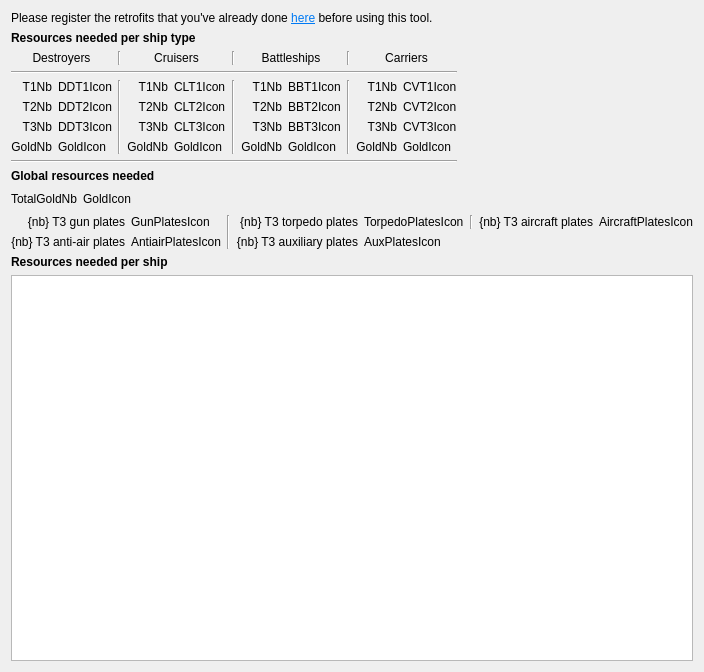
<?xml version="1.0" encoding="UTF-8"?>
<ui version="4.0">
 <class>ModuleRetrofit</class>
 <widget class="QWidget" name="ModuleRetrofit">
  <property name="geometry">
   <rect>
    <x>0</x>
    <y>0</y>
    <width>697</width>
    <height>672</height>
   </rect>
  </property>
  <property name="windowTitle">
   <string>Form</string>
  </property>
  <layout class="QGridLayout" name="gridLayout">
   <item row="22" column="0" colspan="12">
    <widget class="QLabel" name="resourcesPerShipLabel">
     <property name="font">
      <font>
       <weight>75</weight>
       <bold>true</bold>
      </font>
     </property>
     <property name="text">
      <string>Resources needed per ship</string>
     </property>
    </widget>
   </item>
   <item row="21" column="0" colspan="12">
    <layout class="QGridLayout" name="platesGridLayout">
     <item row="1" column="3">
      <widget class="QLabel" name="auxPlatesNbLabel">
       <property name="text">
        <string>{nb} T3 auxiliary plates</string>
       </property>
       <property name="alignment">
        <set>Qt::AlignRight|Qt::AlignTrailing|Qt::AlignVCenter</set>
       </property>
      </widget>
     </item>
     <item row="0" column="0">
      <widget class="QLabel" name="gunPlatesNbLabel">
       <property name="text">
        <string>{nb} T3 gun plates</string>
       </property>
       <property name="alignment">
        <set>Qt::AlignRight|Qt::AlignTrailing|Qt::AlignVCenter</set>
       </property>
      </widget>
     </item>
     <item row="1" column="1">
      <widget class="QLabel" name="antiairPlatesIconLabel">
       <property name="text">
        <string>AntiairPlatesIcon</string>
       </property>
      </widget>
     </item>
     <item row="0" column="5">
      <widget class="Line" name="line_5">
       <property name="orientation">
        <enum>Qt::Vertical</enum>
       </property>
      </widget>
     </item>
     <item row="0" column="3">
      <widget class="QLabel" name="torpedoPlatesNbLabel">
       <property name="text">
        <string>{nb} T3 torpedo plates</string>
       </property>
       <property name="alignment">
        <set>Qt::AlignRight|Qt::AlignTrailing|Qt::AlignVCenter</set>
       </property>
      </widget>
     </item>
     <item row="0" column="7">
      <widget class="QLabel" name="aircraftPlatesIconLabel">
       <property name="text">
        <string>AircraftPlatesIcon</string>
       </property>
      </widget>
     </item>
     <item row="1" column="0">
      <widget class="QLabel" name="antiairPlatesNbLabel">
       <property name="text">
        <string>{nb} T3 anti-air plates</string>
       </property>
       <property name="alignment">
        <set>Qt::AlignRight|Qt::AlignTrailing|Qt::AlignVCenter</set>
       </property>
      </widget>
     </item>
     <item row="0" column="1">
      <widget class="QLabel" name="gunPlatesIconLabel">
       <property name="text">
        <string>GunPlatesIcon</string>
       </property>
      </widget>
     </item>
     <item row="0" column="2" rowspan="2">
      <widget class="Line" name="line_4">
       <property name="orientation">
        <enum>Qt::Vertical</enum>
       </property>
      </widget>
     </item>
     <item row="0" column="6">
      <widget class="QLabel" name="aircraftPlatesNbLabel">
       <property name="text">
        <string>{nb} T3 aircraft plates</string>
       </property>
       <property name="alignment">
        <set>Qt::AlignRight|Qt::AlignTrailing|Qt::AlignVCenter</set>
       </property>
      </widget>
     </item>
     <item row="1" column="4">
      <widget class="QLabel" name="auxPlatesIconLabel">
       <property name="text">
        <string>AuxPlatesIcon</string>
       </property>
      </widget>
     </item>
     <item row="0" column="4">
      <widget class="QLabel" name="torpedoPlatesIconLabel">
       <property name="text">
        <string>TorpedoPlatesIcon</string>
       </property>
      </widget>
     </item>
     <item row="0" column="8" rowspan="2">
      <spacer name="horizontalSpacer">
       <property name="orientation">
        <enum>Qt::Horizontal</enum>
       </property>
       <property name="sizeHint" stdset="0">
        <size>
         <width>40</width>
         <height>20</height>
        </size>
       </property>
      </spacer>
     </item>
    </layout>
   </item>
   <item row="15" column="0" colspan="12">
    <widget class="QLabel" name="titleGlobalNeededLabel">
     <property name="font">
      <font>
       <weight>75</weight>
       <bold>true</bold>
      </font>
     </property>
     <property name="text">
      <string>Global resources needed</string>
     </property>
    </widget>
   </item>
   <item row="23" column="0" colspan="12">
    <widget class="QTableView" name="resourcesPerShipTableView">
     <property name="sizePolicy">
      <sizepolicy hsizetype="Expanding" vsizetype="Expanding">
       <horstretch>0</horstretch>
       <verstretch>0</verstretch>
      </sizepolicy>
     </property>
     <property name="selectionBehavior">
      <enum>QAbstractItemView::SelectRows</enum>
     </property>
     <property name="verticalScrollMode">
      <enum>QAbstractItemView::ScrollPerPixel</enum>
     </property>
     <property name="horizontalScrollMode">
      <enum>QAbstractItemView::ScrollPerPixel</enum>
     </property>
     <property name="sortingEnabled">
      <bool>true</bool>
     </property>
     <property name="wordWrap">
      <bool>true</bool>
     </property>
     <attribute name="horizontalHeaderMinimumSectionSize">
      <number>50</number>
     </attribute>
     <attribute name="verticalHeaderMinimumSectionSize">
      <number>50</number>
     </attribute>
     <attribute name="verticalHeaderDefaultSectionSize">
      <number>50</number>
     </attribute>
    </widget>
   </item>
   <item row="5" column="0">
    <layout class="QGridLayout" name="gridLayout_2">
     <item row="2" column="0">
      <widget class="QLabel" name="destroyersT1NbLabel">
       <property name="text">
        <string>T1Nb</string>
       </property>
       <property name="alignment">
        <set>Qt::AlignRight|Qt::AlignTrailing|Qt::AlignVCenter</set>
       </property>
      </widget>
     </item>
     <item row="5" column="3">
      <widget class="QLabel" name="cruisersGoldNbLabel">
       <property name="text">
        <string>GoldNb</string>
       </property>
       <property name="alignment">
        <set>Qt::AlignRight|Qt::AlignTrailing|Qt::AlignVCenter</set>
       </property>
      </widget>
     </item>
     <item row="2" column="9">
      <widget class="QLabel" name="carriersT1NbLabel">
       <property name="text">
        <string>T1Nb</string>
       </property>
       <property name="alignment">
        <set>Qt::AlignRight|Qt::AlignTrailing|Qt::AlignVCenter</set>
       </property>
      </widget>
     </item>
     <item row="5" column="9">
      <widget class="QLabel" name="carriersGoldNbLabel">
       <property name="text">
        <string>GoldNb</string>
       </property>
       <property name="alignment">
        <set>Qt::AlignRight|Qt::AlignTrailing|Qt::AlignVCenter</set>
       </property>
      </widget>
     </item>
     <item row="3" column="1">
      <widget class="QLabel" name="destroyersT2IconLabel">
       <property name="text">
        <string>DDT2Icon</string>
       </property>
      </widget>
     </item>
     <item row="3" column="9">
      <widget class="QLabel" name="carriersT2NbLabel">
       <property name="text">
        <string>T2Nb</string>
       </property>
       <property name="alignment">
        <set>Qt::AlignRight|Qt::AlignTrailing|Qt::AlignVCenter</set>
       </property>
      </widget>
     </item>
     <item row="0" column="6" colspan="2">
      <widget class="QLabel" name="battleshipsLabel">
       <property name="sizePolicy">
        <sizepolicy hsizetype="Preferred" vsizetype="Preferred">
         <horstretch>0</horstretch>
         <verstretch>0</verstretch>
        </sizepolicy>
       </property>
       <property name="text">
        <string>Battleships</string>
       </property>
       <property name="alignment">
        <set>Qt::AlignCenter</set>
       </property>
      </widget>
     </item>
     <item row="4" column="1">
      <widget class="QLabel" name="destroyersT3IconLabel">
       <property name="text">
        <string>DDT3Icon</string>
       </property>
      </widget>
     </item>
     <item row="5" column="7">
      <widget class="QLabel" name="battleshipsGoldIconLabel">
       <property name="text">
        <string>GoldIcon</string>
       </property>
      </widget>
     </item>
     <item row="2" column="3">
      <widget class="QLabel" name="cruisersT1NbLabel">
       <property name="text">
        <string>T1Nb</string>
       </property>
       <property name="alignment">
        <set>Qt::AlignRight|Qt::AlignTrailing|Qt::AlignVCenter</set>
       </property>
      </widget>
     </item>
     <item row="0" column="8">
      <widget class="Line" name="line_10">
       <property name="orientation">
        <enum>Qt::Vertical</enum>
       </property>
      </widget>
     </item>
     <item row="6" column="0" colspan="11">
      <widget class="Line" name="line_6">
       <property name="orientation">
        <enum>Qt::Horizontal</enum>
       </property>
      </widget>
     </item>
     <item row="3" column="4">
      <widget class="QLabel" name="cruisersT2IconLabel">
       <property name="text">
        <string>CLT2Icon</string>
       </property>
      </widget>
     </item>
     <item row="3" column="10">
      <widget class="QLabel" name="carriersT2IconLabel">
       <property name="text">
        <string>CVT2Icon</string>
       </property>
      </widget>
     </item>
     <item row="3" column="3">
      <widget class="QLabel" name="cruisersT2NbLabel">
       <property name="text">
        <string>T2Nb</string>
       </property>
       <property name="alignment">
        <set>Qt::AlignRight|Qt::AlignTrailing|Qt::AlignVCenter</set>
       </property>
      </widget>
     </item>
     <item row="5" column="1">
      <widget class="QLabel" name="destroyersGoldIconLabel">
       <property name="text">
        <string>GoldIcon</string>
       </property>
      </widget>
     </item>
     <item row="1" column="0" colspan="11">
      <widget class="Line" name="line_7">
       <property name="orientation">
        <enum>Qt::Horizontal</enum>
       </property>
      </widget>
     </item>
     <item row="3" column="6">
      <widget class="QLabel" name="battleshipsT2NbLabel">
       <property name="text">
        <string>T2Nb</string>
       </property>
       <property name="alignment">
        <set>Qt::AlignRight|Qt::AlignTrailing|Qt::AlignVCenter</set>
       </property>
      </widget>
     </item>
     <item row="2" column="8" rowspan="4">
      <widget class="Line" name="line_3">
       <property name="orientation">
        <enum>Qt::Vertical</enum>
       </property>
      </widget>
     </item>
     <item row="2" column="6">
      <widget class="QLabel" name="battleshipsT1NbLabel">
       <property name="text">
        <string>T1Nb</string>
       </property>
       <property name="alignment">
        <set>Qt::AlignRight|Qt::AlignTrailing|Qt::AlignVCenter</set>
       </property>
      </widget>
     </item>
     <item row="4" column="3">
      <widget class="QLabel" name="cruisersT3NbLabel">
       <property name="text">
        <string>T3Nb</string>
       </property>
       <property name="alignment">
        <set>Qt::AlignRight|Qt::AlignTrailing|Qt::AlignVCenter</set>
       </property>
      </widget>
     </item>
     <item row="4" column="10">
      <widget class="QLabel" name="carriersT3IconLabel">
       <property name="text">
        <string>CVT3Icon</string>
       </property>
      </widget>
     </item>
     <item row="5" column="4">
      <widget class="QLabel" name="cruisersGoldIconLabel">
       <property name="text">
        <string>GoldIcon</string>
       </property>
      </widget>
     </item>
     <item row="5" column="0">
      <widget class="QLabel" name="destroyersGoldNbLabel">
       <property name="text">
        <string>GoldNb</string>
       </property>
       <property name="alignment">
        <set>Qt::AlignRight|Qt::AlignTrailing|Qt::AlignVCenter</set>
       </property>
      </widget>
     </item>
     <item row="2" column="2" rowspan="4">
      <widget class="Line" name="line">
       <property name="orientation">
        <enum>Qt::Vertical</enum>
       </property>
      </widget>
     </item>
     <item row="4" column="4">
      <widget class="QLabel" name="cruisersT3IconLabel">
       <property name="text">
        <string>CLT3Icon</string>
       </property>
      </widget>
     </item>
     <item row="2" column="4">
      <widget class="QLabel" name="cruisersT1IconLabel">
       <property name="text">
        <string>CLT1Icon</string>
       </property>
      </widget>
     </item>
     <item row="4" column="9">
      <widget class="QLabel" name="carriersT3NbLabel">
       <property name="text">
        <string>T3Nb</string>
       </property>
       <property name="alignment">
        <set>Qt::AlignRight|Qt::AlignTrailing|Qt::AlignVCenter</set>
       </property>
      </widget>
     </item>
     <item row="5" column="10">
      <widget class="QLabel" name="carriersGoldIconLabel">
       <property name="text">
        <string>GoldIcon</string>
       </property>
      </widget>
     </item>
     <item row="4" column="6">
      <widget class="QLabel" name="battleshipsT3NbLabel">
       <property name="text">
        <string>T3Nb</string>
       </property>
       <property name="alignment">
        <set>Qt::AlignRight|Qt::AlignTrailing|Qt::AlignVCenter</set>
       </property>
      </widget>
     </item>
     <item row="0" column="0" colspan="2">
      <widget class="QLabel" name="destroyersLabel">
       <property name="text">
        <string>Destroyers</string>
       </property>
       <property name="alignment">
        <set>Qt::AlignCenter</set>
       </property>
      </widget>
     </item>
     <item row="2" column="7">
      <widget class="QLabel" name="battleshipsT1IconLabel">
       <property name="text">
        <string>BBT1Icon</string>
       </property>
      </widget>
     </item>
     <item row="4" column="0">
      <widget class="QLabel" name="destroyersT3NbLabel">
       <property name="text">
        <string>T3Nb</string>
       </property>
       <property name="alignment">
        <set>Qt::AlignRight|Qt::AlignTrailing|Qt::AlignVCenter</set>
       </property>
      </widget>
     </item>
     <item row="0" column="2">
      <widget class="Line" name="line_8">
       <property name="orientation">
        <enum>Qt::Vertical</enum>
       </property>
      </widget>
     </item>
     <item row="4" column="7">
      <widget class="QLabel" name="battleshipsT3IconLabel">
       <property name="text">
        <string>BBT3Icon</string>
       </property>
      </widget>
     </item>
     <item row="2" column="5" rowspan="4">
      <widget class="Line" name="line_2">
       <property name="orientation">
        <enum>Qt::Vertical</enum>
       </property>
      </widget>
     </item>
     <item row="0" column="3" colspan="2">
      <widget class="QLabel" name="cruisersLabel">
       <property name="text">
        <string>Cruisers</string>
       </property>
       <property name="alignment">
        <set>Qt::AlignCenter</set>
       </property>
      </widget>
     </item>
     <item row="5" column="6">
      <widget class="QLabel" name="battleshipsGoldNbLabel">
       <property name="text">
        <string>GoldNb</string>
       </property>
       <property name="alignment">
        <set>Qt::AlignRight|Qt::AlignTrailing|Qt::AlignVCenter</set>
       </property>
      </widget>
     </item>
     <item row="3" column="7">
      <widget class="QLabel" name="battleshipsT2IconLabel">
       <property name="text">
        <string>BBT2Icon</string>
       </property>
      </widget>
     </item>
     <item row="0" column="5">
      <widget class="Line" name="line_9">
       <property name="orientation">
        <enum>Qt::Vertical</enum>
       </property>
      </widget>
     </item>
     <item row="2" column="1">
      <widget class="QLabel" name="destroyersT1IconLabel">
       <property name="text">
        <string>DDT1Icon</string>
       </property>
       <property name="textFormat">
        <enum>Qt::RichText</enum>
       </property>
      </widget>
     </item>
     <item row="2" column="10">
      <widget class="QLabel" name="carriersT1IconLabel">
       <property name="text">
        <string>CVT1Icon</string>
       </property>
      </widget>
     </item>
     <item row="0" column="9" colspan="2">
      <widget class="QLabel" name="carriersLabel">
       <property name="text">
        <string>Carriers</string>
       </property>
       <property name="alignment">
        <set>Qt::AlignCenter</set>
       </property>
      </widget>
     </item>
     <item row="3" column="0">
      <widget class="QLabel" name="destroyersT2NbLabel">
       <property name="text">
        <string>T2Nb</string>
       </property>
       <property name="alignment">
        <set>Qt::AlignRight|Qt::AlignTrailing|Qt::AlignVCenter</set>
       </property>
      </widget>
     </item>
     <item row="0" column="11" rowspan="7">
      <spacer name="horizontalSpacer_2">
       <property name="orientation">
        <enum>Qt::Horizontal</enum>
       </property>
       <property name="sizeHint" stdset="0">
        <size>
         <width>40</width>
         <height>20</height>
        </size>
       </property>
      </spacer>
     </item>
    </layout>
   </item>
   <item row="17" column="0" rowspan="2">
    <layout class="QHBoxLayout" name="horizontalLayout">
     <item>
      <widget class="QLabel" name="totalGoldNbLabel">
       <property name="sizePolicy">
        <sizepolicy hsizetype="Preferred" vsizetype="Preferred">
         <horstretch>0</horstretch>
         <verstretch>0</verstretch>
        </sizepolicy>
       </property>
       <property name="text">
        <string>TotalGoldNb</string>
       </property>
       <property name="alignment">
        <set>Qt::AlignRight|Qt::AlignTrailing|Qt::AlignVCenter</set>
       </property>
      </widget>
     </item>
     <item>
      <widget class="QLabel" name="totalGoldIconLabel">
       <property name="sizePolicy">
        <sizepolicy hsizetype="Fixed" vsizetype="Preferred">
         <horstretch>0</horstretch>
         <verstretch>0</verstretch>
        </sizepolicy>
       </property>
       <property name="text">
        <string>GoldIcon</string>
       </property>
      </widget>
     </item>
     <item>
      <spacer name="horizontalSpacer_3">
       <property name="orientation">
        <enum>Qt::Horizontal</enum>
       </property>
       <property name="sizeHint" stdset="0">
        <size>
         <width>40</width>
         <height>20</height>
        </size>
       </property>
      </spacer>
     </item>
    </layout>
   </item>
   <item row="2" column="0">
    <widget class="QLabel" name="infoLabel">
     <property name="text">
      <string>&lt;html&gt;&lt;head/&gt;&lt;body&gt;&lt;p&gt;Please register the retrofits that you've already done &lt;a href=&quot;retrofit_tab&quot;&gt;&lt;span style=&quot; text-decoration: underline; color:#007af4;&quot;&gt;here&lt;/span&gt;&lt;/a&gt; before using this tool.&lt;/p&gt;&lt;/body&gt;&lt;/html&gt;</string>
     </property>
    </widget>
   </item>
   <item row="3" column="0">
    <widget class="QLabel" name="titlePerShipTypeLabel">
     <property name="font">
      <font>
       <weight>75</weight>
       <bold>true</bold>
      </font>
     </property>
     <property name="text">
      <string>Resources needed per ship type</string>
     </property>
    </widget>
   </item>
  </layout>
 </widget>
 <resources/>
 <connections/>
</ui>
